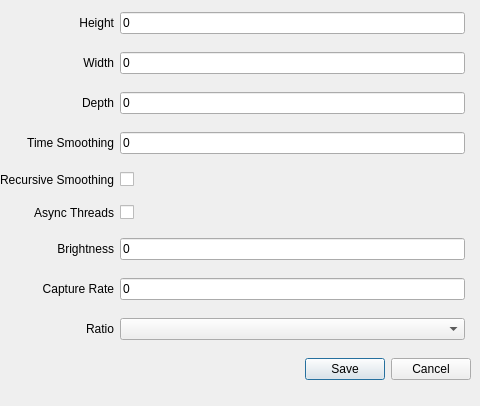
<?xml version="1.0" encoding="UTF-8"?>
<ui version="4.0">
 <class>SettingsDialog</class>
 <widget class="QDialog" name="SettingsDialog">
  <property name="windowModality">
   <enum>Qt::ApplicationModal</enum>
  </property>
  <property name="geometry">
   <rect>
    <x>0</x>
    <y>0</y>
    <width>480</width>
    <height>406</height>
   </rect>
  </property>
  <property name="sizePolicy">
   <sizepolicy hsizetype="Fixed" vsizetype="Fixed">
    <horstretch>0</horstretch>
    <verstretch>0</verstretch>
   </sizepolicy>
  </property>
  <property name="windowTitle">
   <string>Settings</string>
  </property>
  <widget class="QWidget" name="gridLayoutWidget">
   <property name="geometry">
    <rect>
     <x>0</x>
     <y>0</y>
     <width>471</width>
     <height>401</height>
    </rect>
   </property>
   <layout class="QGridLayout" name="gridLayout">
    <item row="1" column="2">
     <widget class="QLineEdit" name="widthEdit">
      <property name="text">
       <string>0</string>
      </property>
     </widget>
    </item>
    <item row="4" column="2">
     <widget class="QCheckBox" name="recursiveSmoothingCheck">
      <property name="text">
       <string/>
      </property>
     </widget>
    </item>
    <item row="3" column="1">
     <widget class="QLabel" name="timeSmoothingLabel">
      <property name="text">
       <string>Time Smoothing</string>
      </property>
      <property name="alignment">
       <set>Qt::AlignRight|Qt::AlignTrailing|Qt::AlignVCenter</set>
      </property>
     </widget>
    </item>
    <item row="6" column="1">
     <widget class="QLabel" name="bightnessLabel">
      <property name="text">
       <string>Brightness</string>
      </property>
      <property name="alignment">
       <set>Qt::AlignRight|Qt::AlignTrailing|Qt::AlignVCenter</set>
      </property>
     </widget>
    </item>
    <item row="8" column="2">
     <widget class="QLineEdit" name="captureEdit">
      <property name="text">
       <string>0</string>
      </property>
     </widget>
    </item>
    <item row="0" column="2">
     <widget class="QLineEdit" name="heightEdit">
      <property name="text">
       <string>0</string>
      </property>
     </widget>
    </item>
    <item row="0" column="1">
     <widget class="QLabel" name="heightLabel">
      <property name="text">
       <string>Height</string>
      </property>
      <property name="alignment">
       <set>Qt::AlignRight|Qt::AlignTrailing|Qt::AlignVCenter</set>
      </property>
     </widget>
    </item>
    <item row="3" column="2">
     <widget class="QLineEdit" name="timeSmoothingEdit">
      <property name="text">
       <string>0</string>
      </property>
     </widget>
    </item>
    <item row="9" column="2">
     <widget class="QComboBox" name="ratioCombo">
      <property name="currentIndex">
       <number>-1</number>
      </property>
     </widget>
    </item>
    <item row="2" column="2">
     <widget class="QLineEdit" name="depthEdit">
      <property name="text">
       <string>0</string>
      </property>
     </widget>
    </item>
    <item row="2" column="1">
     <widget class="QLabel" name="depthLabel">
      <property name="text">
       <string>Depth</string>
      </property>
      <property name="alignment">
       <set>Qt::AlignRight|Qt::AlignTrailing|Qt::AlignVCenter</set>
      </property>
     </widget>
    </item>
    <item row="1" column="1">
     <widget class="QLabel" name="widthLabel">
      <property name="text">
       <string>Width</string>
      </property>
      <property name="alignment">
       <set>Qt::AlignRight|Qt::AlignTrailing|Qt::AlignVCenter</set>
      </property>
     </widget>
    </item>
    <item row="9" column="1">
     <widget class="QLabel" name="RatioLabel">
      <property name="text">
       <string>Ratio</string>
      </property>
      <property name="alignment">
       <set>Qt::AlignRight|Qt::AlignTrailing|Qt::AlignVCenter</set>
      </property>
     </widget>
    </item>
    <item row="11" column="1" colspan="3">
     <widget class="QDialogButtonBox" name="buttonBox">
      <property name="standardButtons">
       <set>QDialogButtonBox::Cancel|QDialogButtonBox::Save</set>
      </property>
      <property name="centerButtons">
       <bool>false</bool>
      </property>
     </widget>
    </item>
    <item row="6" column="2">
     <widget class="QLineEdit" name="brightnessEdit">
      <property name="text">
       <string>0</string>
      </property>
     </widget>
    </item>
    <item row="4" column="1">
     <widget class="QLabel" name="recursiveSmoothingLabel">
      <property name="text">
       <string>Recursive Smoothing</string>
      </property>
      <property name="alignment">
       <set>Qt::AlignRight|Qt::AlignTrailing|Qt::AlignVCenter</set>
      </property>
     </widget>
    </item>
    <item row="8" column="1">
     <widget class="QLabel" name="captureLabel">
      <property name="text">
       <string>Capture Rate</string>
      </property>
      <property name="alignment">
       <set>Qt::AlignRight|Qt::AlignTrailing|Qt::AlignVCenter</set>
      </property>
     </widget>
    </item>
    <item row="5" column="2">
     <widget class="QCheckBox" name="asyncThreadsCheck">
      <property name="text">
       <string/>
      </property>
     </widget>
    </item>
    <item row="5" column="1">
     <widget class="QLabel" name="asyncThreadsLabel">
      <property name="text">
       <string>Async Threads</string>
      </property>
      <property name="alignment">
       <set>Qt::AlignRight|Qt::AlignTrailing|Qt::AlignVCenter</set>
      </property>
     </widget>
    </item>
   </layout>
  </widget>
 </widget>
 <resources/>
 <connections/>
</ui>
